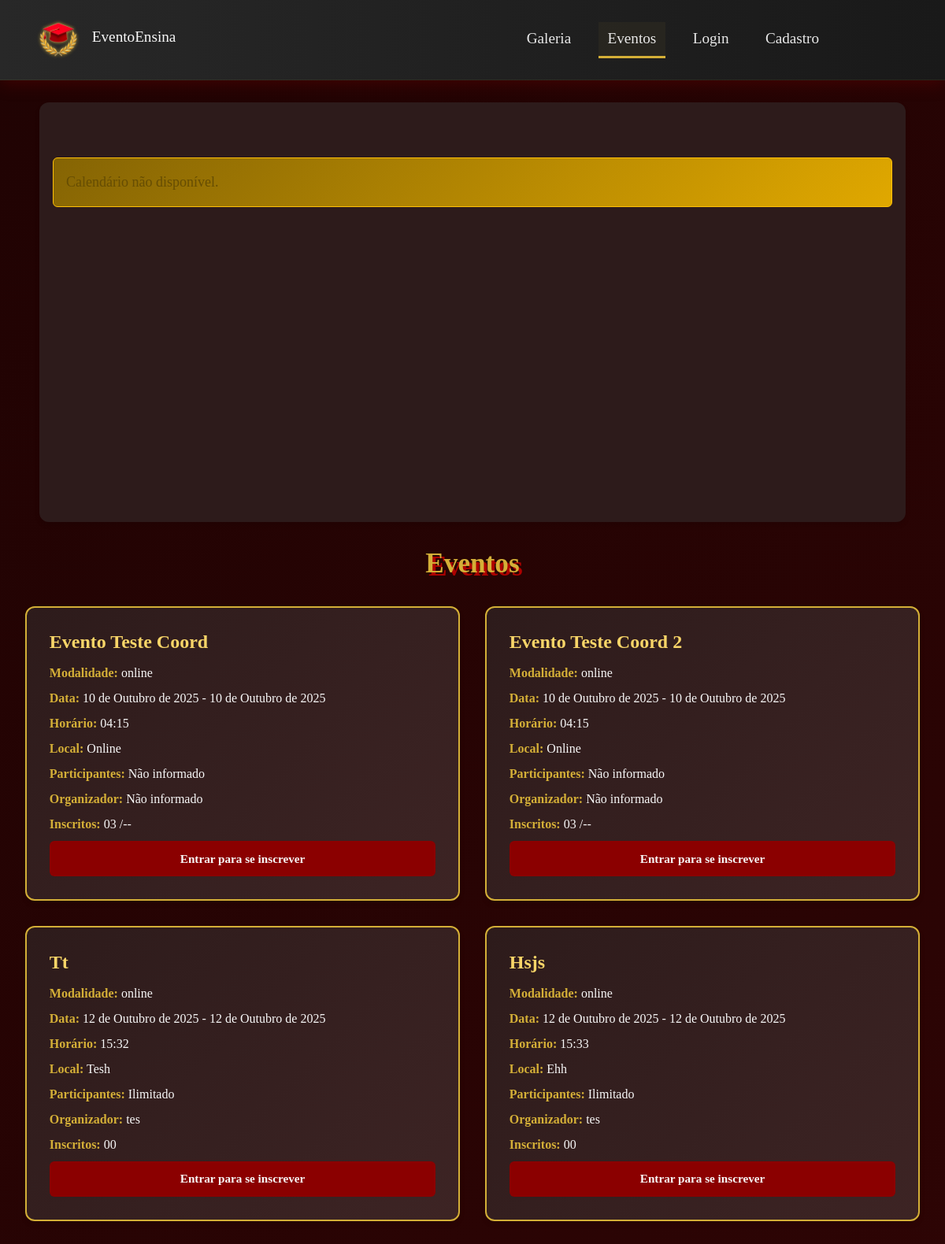
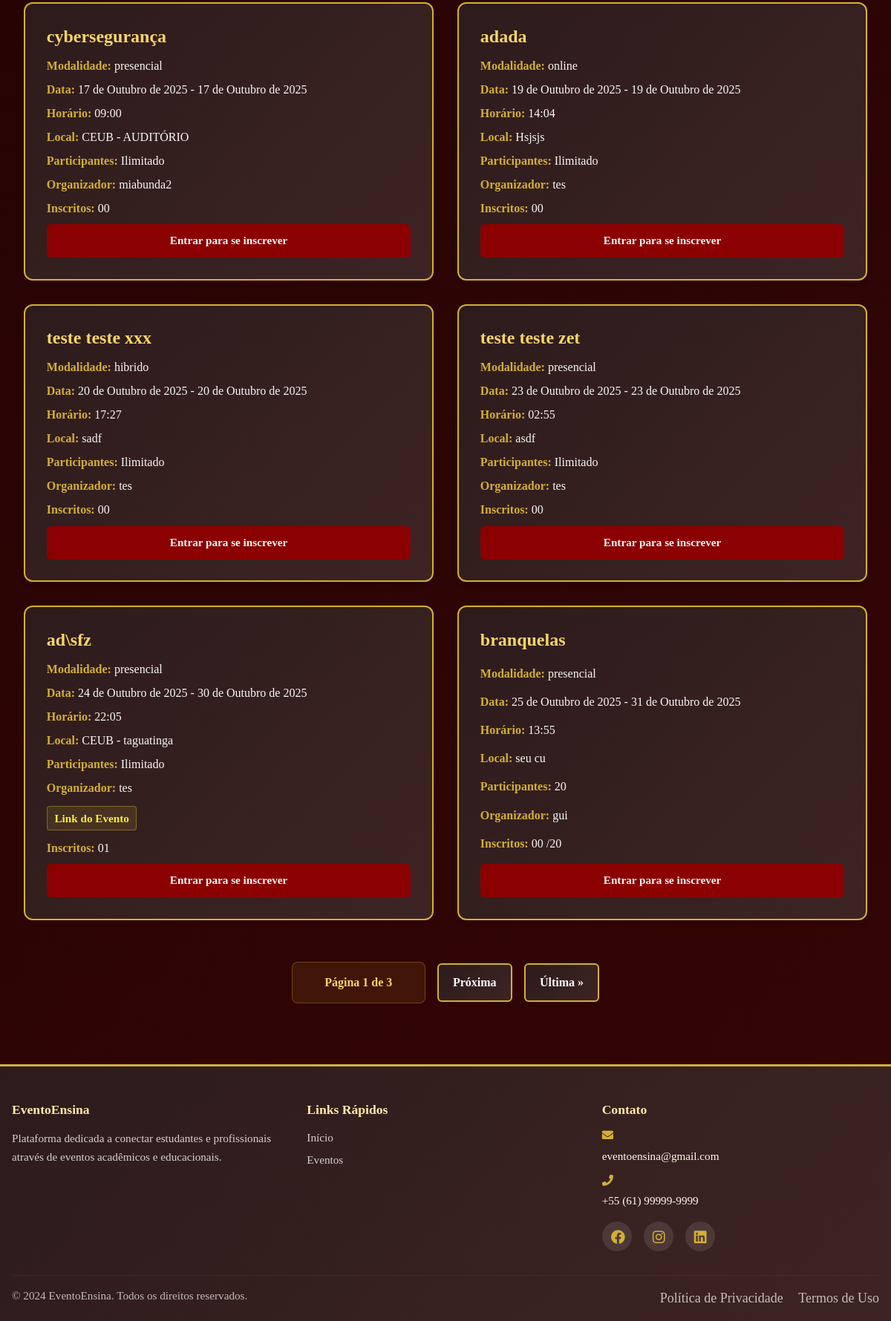
Page /eventos/ on the earlier database version (2 pictures, top to bottom).
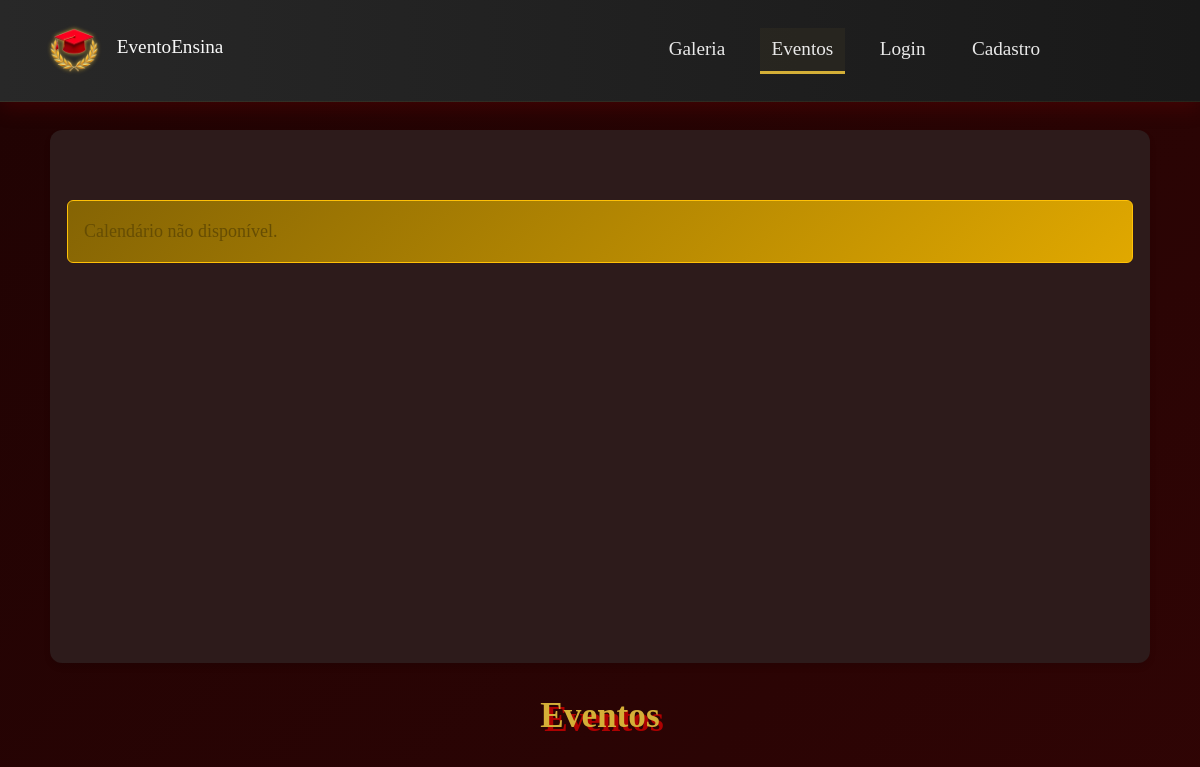
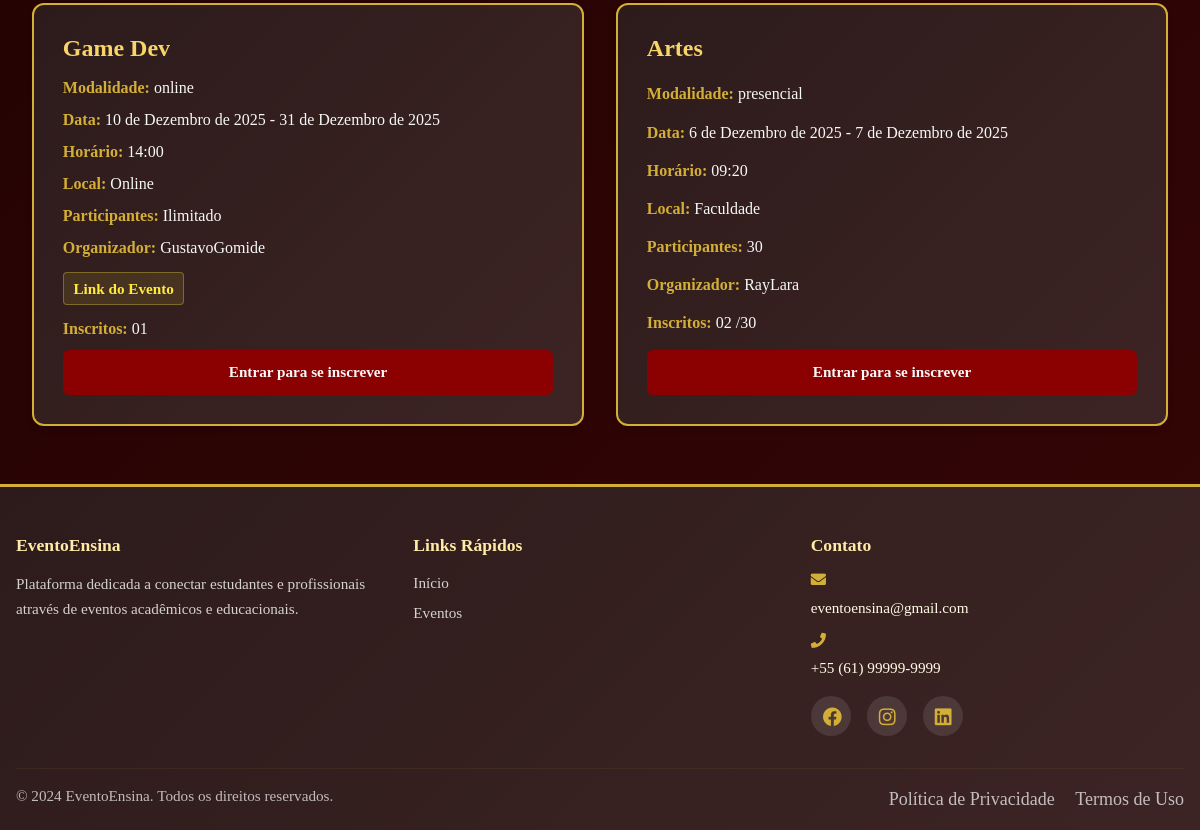
Same page on the later database version (2 pictures, top to bottom).
### eventos/models.py (models this page shows, shortened)
class Evento(models.Model):
    MODALIDADES = [
        ('online', 'Online'),
        ('presencial', 'Presencial'),
        ('hibrido', 'Híbrido'),
    ]
    titulo = models.CharField(max_length=200)
    tipo = models.ForeignKey(TipoEvento, on_delete=models.CASCADE)
    modalidade = models.CharField(max_length=10, choices=MODALIDADES)
    data_inicio = models.DateField()
    data_fim = models.DateField()
    horario = models.TimeField()
    local = models.CharField(max_length=200, blank=True, null=True)
    link = models.URLField(blank=True, null=True)
    quantidade_participantes = models.PositiveIntegerField(null=True, blank=True)
    sem_limites = models.BooleanField(default=False)
    organizador = models.CharField(max_length=200, null=True, blank=True)
    criador = dj_models.ForeignKey(
        'usuarios.Usuario',
        on_delete=dj_models.SET_NULL,
        null=True,
        blank=True,
        related_name='eventos_criados'
    )
    def evento_thumb_upload_to(instance, filename):
        """
        Define o caminho da imagem principal (thumb) do evento.
        Sempre substitui a anterior com nome fixo 'thumb.ext'.
        """
        date_str = instance.data_inicio.strftime('%Y_%m_%d') if instance.data_inicio else 'sem_data'
        slug = slugify(instance.titulo)
        ext = os.path.splitext(filename)[1]
        return f'eventos/{date_str}_{slug}/thumb{ext}'
    thumb = models.ImageField(upload_to=evento_thumb_upload_to, blank=True, null=True)
    descricao = models.TextField(blank=True, null=True)
    horas = models.DecimalField(max_digits=5, decimal_places=2, null=True, blank=True)
    gallery_slug = models.CharField(max_length=255, blank=True, null=True)
    finalizado = models.BooleanField(default=False)

### eventos/views.py (the view)
# urls.py: path('', views.lista_eventos, name='lista_eventos_root'),
def lista_eventos(request):
    usuario = get_current_usuario(request)
    todos_eventos = Evento.objects.all().order_by('finalizado', 'data_inicio')
    paginator = Paginator(todos_eventos, 10)
    page = request.GET.get('page', 1)
    try:
        eventos = paginator.page(page)
    except PageNotAnInteger:
        eventos = paginator.page(1)
    except EmptyPage:
        eventos = paginator.page(paginator.num_pages)
    usuario_inscricoes = []
    if usuario:
        usuario_inscricoes = list(InscricaoEvento.objects.filter(inscrito=usuario)
                                    .values_list('evento_id', flat=True))
    eventos_calendario = []
    for evento in todos_eventos:  # Agora só itera sobre eventos da página atual
        inscritos = evento.inscricaoevento_set.count()
        disponivel = (evento.sem_limites or (
            evento.quantidade_participantes and
            evento.quantidade_participantes > inscritos
        )) and evento.finalizado == False
        inscrito = usuario and evento.id in usuario_inscricoes
        horario_formatado = evento.horario.strftime('%H:%M') if evento.horario else ""
        evento_data = {
            'id': evento.id,
            'titulo': evento.titulo[:20],
            'data_inicio': evento.data_inicio.strftime('%Y-%m-%d'),
            'data_fim': evento.data_fim.strftime('%Y-%m-%d') if evento.data_fim else None,
            'disponivel': disponivel,
            'inscrito': inscrito,
            'horario': horario_formatado,
            'local': evento.local or 'Online',
            'criador_id': evento.criador.id if evento.criador else None,
        }
        eventos_calendario.append(evento_data)
    return render(request, 'eventos/inscrever_evento.html', {
        'eventos': eventos,                 # Para os CARDS (já paginado)
        'usuario': usuario,
        'usuario_inscricoes': usuario_inscricoes,
        'eventos_calendario': eventos_calendario, # Para o CALENDÁRIO
        'eventos_calendario_json': json.dumps(eventos_calendario, ensure_ascii=False),
    })

### usuarios/views.py (called while the page is built, shortened)
def get_current_usuario(request):
    usuario_id = request.session.get('usuario_id')
    if not usuario_id:
        return None
    try:
        return Usuario.objects.get(pk=usuario_id)
    except Usuario.DoesNotExist:
        return None

### eventos/templates/eventos/inscrever_evento.html (shortened to what this page needs)
{% extends 'base/base.html' %}
{% load static %}
{% block extra_css %}
<link rel="stylesheet" href="{% static 'css/lista_eventos.css' %}">
<link rel="stylesheet" href="{% static 'css/calendario.css' %}">
<link rel="stylesheet" href="{% static 'css/popup.css' %}">
<link href="https://cdnjs.cloudflare.com/ajax/libs/font-awesome/5.15.4/css/all.min.css" rel="stylesheet">
{% endblock %}
{% block content %}
<div class="calendar-section mb-4">
    <div class="calendar-nav">
    </div>
    <div id='calendar'></div>
</div>
<div class="eventos-container">
    <h1>Eventos</h1>
    {% if eventos %}
        <div class="eventos-grid" id="eventosGrid">
            {% for evento in eventos %}
                <div class="evento-card"
                     data-start="{{ evento.data_inicio }}"
                     data-end="{{ evento.data_fim|default:evento.data_inicio }}"
                     data-disponivel="{{ evento.disponivel|yesno:'true,false' }}">
                    <h2>{{ evento.titulo }}</h2>
                    <p><strong>Modalidade:</strong> {{ evento.modalidade }}</p>
                    <p><strong>Data:</strong> {{ evento.data_inicio }}{% if evento.data_fim %} - {{ evento.data_fim }}{% endif %}</p>
                    <p><strong>Horário:</strong> {{ evento.horario }}</p>
                    <p><strong>Local:</strong> {{ evento.local|default:"Online" }}</p>
                    <p><strong>Participantes:</strong>
                        {% if evento.sem_limites %}Ilimitado{% elif evento.quantidade_participantes %}{{ evento.quantidade_participantes }}{% else %}Não informado{% endif %}
                    </p>
                    <p><strong>Organizador:</strong> {{ evento.organizador|default:"Não informado" }}</p>
                    {% if evento.link %}<p><a href="{{ evento.link }}" target="_blank">Link do Evento</a></p>{% endif %}
                    <p><strong>Inscritos:</strong> {{ evento.inscricaoevento_set.count|stringformat:"02d" }}
                        {% if not evento.sem_limites and evento.quantidade_participantes %}/{{ evento.quantidade_participantes|stringformat:"02d" }}{% elif not evento.sem_limites %}/--{% endif %}
                    </p>
                    {% if usuario %}
                        <div class="evento-actions">
                            {% if evento.criador == usuario %}
                                <a href="{% url 'meus_eventos' %}?evento={{ evento.id }}" class="btn">Gerenciar Evento</a>
                                <a href="{% url 'galeria_evento' evento.id %}" class="btn">Ver Galeria do Evento</a>
                            {% else %}
                                {% if evento.id in usuario_inscricoes %}
                                    <a href="{% url 'detalhe_evento' evento.id %}" class="btn cancel">Cancelar Inscrição</a>
                                    <a href="{% url 'galeria_evento' evento.id %}" class="btn">Ver Galeria do Evento</a>
                                {% else %}
                                    <a href="{% url 'detalhe_evento' evento.id %}" class="btn inscr">Inscrever-se</a>
                                {% endif %}
                            {% endif %}
                        </div>
                    {% else %}
                        <a href="{% url 'login' %}" class="btn">Entrar para se inscrever</a>
                    {% endif %}
                </div>
            {% endfor %}
        </div>
        {% if eventos.has_other_pages %}
        <div class="paginacao">
            <span class="pagina-atual">
                Página {{ eventos.number }} de {{ eventos.paginator.num_pages }}
            </span>
            {% if eventos.has_next %}
                <a href="?page={{ eventos.next_page_number }}" class="pagina-link proxima">Próxima</a>
                <a href="?page={{ eventos.paginator.num_pages }}" class="pagina-link ultima">Última &raquo;</a>
            {% endif %}
        </div>
        {% endif %}
    {% else %}
        <p>Nenhum evento cadastrado.</p>
    {% endif %}
</div>
{% endblock %}

### instituicao_ensino/templates/base/base.html (shortened to what this page needs)
{% load static %}
<!DOCTYPE html>
<html lang="pt-br">
<head>
    <link rel="stylesheet" href="https://cdnjs.cloudflare.com/ajax/libs/font-awesome/6.6.0/css/all.min.css">
    <link href="https://cdn.jsdelivr.net/npm/bootstrap@5.3.2/dist/css/bootstrap.min.css" rel="stylesheet">
    <link rel="stylesheet" href="{% static 'styles/base.css' %}">
    <link rel="stylesheet" href="{% static 'styles/nav.css' %}">
    {% block extra_css %}{% endblock %}
</head>
<body>
    <nav class="navbar navbar-expand-lg navbar-dark bg-dark custom-navbar">
        <div class="container-fluid">
            <a class="navbar-brand" href="{% url 'main' %}">
                <img src="{% static 'favicon.png' %}" alt="Logo" width="32" height="32" class="d-inline-block">
                EventoEnsina
            </a>
            <div class="collapse navbar-collapse" id="navbarSupportedContent">
                <ul class="navbar-nav ms-auto mb-2 mb-lg-0">
                    {% for item in nav_right %}
                    <li class="nav-item">
                        {% if item.label == 'Criar Evento' %}
                            <a class="nav-link btn btn-cta" href="{{ item.url }}">{{ item.label }}</a>
                        {% else %}
                            <a class="nav-link" href="{{ item.url }}">{{ item.label }}</a>
                        {% endif %}
                    </li>
                    {% endfor %}
                </ul>
            </div>
        </div>
    </nav>
    <main>
        {% block content %}{% endblock %}
    </main>
    <footer class="custom-footer">
        <div class="container">
            <div class="row">
                <div class="col-md-4 footer-section">
                    <h5>EventoEnsina</h5>
                    <p>Plataforma dedicada a conectar estudantes e profissionais através de eventos acadêmicos e educacionais.</p>
                </div>
                <div class="col-md-4 footer-section">
                    <h5>Links Rápidos</h5>
                    <ul class="footer-links">
                        <li><a href="{% url 'main' %}">Início</a></li>
                        <li><a href="{% url 'lista_eventos' %}">Eventos</a></li>
                    </ul>
                </div>
                <div class="col-md-4 footer-section">
                    <h5>Contato</h5>
                    <div class="contact-info">
                        <p><i class="fas fa-envelope"></i> <a href="mailto:eventoensina@gmail.com" target="_blank" rel="noopener noreferrer">eventoensina@gmail.com</a></p>
                        <p><i class="fas fa-phone"></i> <a href="https://wa.me/5561999999999" target="_blank" rel="noopener noreferrer">+55 (61) 99999-9999</a></p>
                        <div class="social-links">
                            <a href="https://www.facebook.com/" target="_blank" class="social-link"><i class="fab fa-facebook"></i></a>
                            <a href="https://www.instagram.com/" target="_blank" class="social-link"><i class="fab fa-instagram"></i></a>
                            <a href="https://www.linkedin.com/" target="_blank" class="social-link"><i class="fab fa-linkedin"></i></a>
                        </div>
                    </div>
                </div>
            </div>
            <div class="footer-bottom">
                <hr>
                <div class="row">
                    <div class="col-md-6">
                        <p>&copy; 2024 EventoEnsina. Todos os direitos reservados.</p>
                    </div>
                    <div class="col-md-6 text-md-end">
                        <a href="{% url 'politica_privacidade' %}" target="_blank" class="footer-link">Política de Privacidade</a>
                        <a href="{% url 'termos_uso' %}" target="_blank" class="footer-link">Termos de Uso</a>
                    </div>
                </div>
            </div>
        </div>
    </footer>
</body>
</html>

### static/styles/base.css (style rules this page uses)
* { margin: 0; padding: 0; box-sizing: border-box; }
:root { --primary-gold: #d4af37; --primary-gold-dark: #b8941f; --primary-orange: #ff7f16; --success-green: #28a745; --danger-red: #dc3545; --background-base-dark: #200303; --background-base-medium: #350505; --background-card: linear-gradient(135deg, #2d1b1b 0%, #3d2424 100%); --background-card-hover: linear-gradient(135deg, #3d2424 0%, #4d2c2c 100%); --text-light: #fff7d9; --text-brighter: #fffbe6; --text-heading: #ffeaa7; --text-muted: #ff7f16; --border-color: #d4af37; --card-shadow: 0 4px 6px rgba(0, 0, 0, 0.3); --card-shadow-hover: 0 6px 12px rgba(212, 175, 55, 0.2); }
body { font-family: 'Georgia', 'Times New Roman', serif; background: linear-gradient(135deg, var(--background-base-dark) 0%, var(--background-base-medium) 100%) no-repeat fixed; color: var(--text-light); min-height: 100vh; line-height: 1.6; font-size: 18px; display: flex; flex-direction: column; }
main { padding: 1rem; max-width: 1200px; margin: 0 auto; flex: 1; width: 100%; }
h1, h2, h3, h4, h5 { color: var(--text-heading); margin-bottom: 0.5rem; }
h1 { font-size: 2rem; }
h2 { font-size: 1.5rem; }
h5 { font-size: 1.1rem; }
p, li, label { color: var(--text-light); font-size: 0.95rem; line-height: 1.4; }
a, .btn { color: var(--text-brighter); text-decoration: none; }
.btn { padding: 0.6rem 1rem; margin-top: 5px; background: #8b0000; color: #f8f8f8; text-align: center; text-decoration: none; border-radius: 6px; font-weight: 600; transition: all 0.3s ease; font-size: 0.9rem; min-height: 40px; display: flex; align-items: center; justify-content: center; border: 2px solid transparent; }
.custom-footer { background: linear-gradient(135deg, #2d1b1b 0%, #3d2424 100%); color: var(--text-light); padding: 3rem 0 1rem; margin-top: 10px; border-top: 3px solid var(--primary-gold); width: 100%; }
.footer-section h5 { color: var(--text-heading); font-weight: 700; margin-bottom: 1rem; font-size: 1.1rem; }
.footer-section p { color: rgba(255, 255, 255, 0.8); line-height: 1.6; margin-bottom: 1rem; }
.footer-links { list-style: none; padding: 0; margin: 0; }
.footer-links li { margin-bottom: 0.5rem; }
.footer-links a { color: rgba(255, 255, 255, 0.8); text-decoration: none; transition: color 0.3s ease; display: flex; align-items: center; gap: 0.5rem; }
.contact-info p { display: grid; align-items: self-start; gap: 0.5rem; margin-bottom: 0.8rem; }
.contact-info i { color: var(--primary-gold); width: 16px; }
.social-links { display: flex; gap: 1rem; margin-top: 1rem; }
.social-link { color: rgba(255, 255, 255, 0.8); font-size: 1.2rem; transition: all 0.3s ease; padding: 0.5rem; border-radius: 50%; background: rgba(255, 255, 255, 0.1); width: 40px; height: 40px; display: flex; align-items: center; justify-content: center; }
.footer-bottom { margin-top: 2rem; }
.footer-bottom hr { border-color: rgba(212, 175, 55, 0.3); margin: 2rem 0 1rem; }
.footer-bottom p { color: rgba(255, 255, 255, 0.7); margin: 0; }
.footer-link { color: rgba(255, 255, 255, 0.7); text-decoration: none; margin-left: 1rem; transition: color 0.3s ease; }
.mb-2 { margin-bottom: 1rem; }
.mb-4 { margin-bottom: 2rem; }
.container { max-width: 1200px; margin: 0 auto; padding: 0 1rem; }
html, body { height: 100%; }

### eventos/static/css/calendario.css (style rules this page uses)
:root { --primary-gold: #d4af37; --primary-gold-dark: #b8941f; --success-green: #28a745; --danger-red: #dc3545; --background-dark: #2d2d2d; --background-medium: #3d3d3d; --text-light: #ffffff; --text-muted: #cccccc; }
.calendar-section { margin: 10px auto; max-width: 100%; padding: 10px; background: var(--background-dark); border-radius: 12px; box-shadow: 0 4px 6px rgba(0, 0, 0, 0.1); height: auto; min-height: 380px; }
.calendar-nav { display: flex; align-items: center; justify-content: space-between; margin-bottom: 8px; flex-wrap: wrap; gap: 6px; height: auto; min-height: 45px; }
#calendar { border-radius: 8px; overflow: hidden; height: 420px !important; }
@media screen and (min-width: 1024px) { .calendar-section { max-width: 1100px; padding: 15px; margin: 12px auto; min-height: 500px; } }
@media screen and (min-width: 1024px) { #calendar { min-height: 450px; max-height: 460px; padding: 2px; } }

Differences in the rows shown:
removed Evento: titulo "Evento Teste Coord", modalidade "online", data_inicio "10 de Outubro de 2025", data_fim "10 de Outubro de 2025", horario "04:15", local "Online", sem_limites "Não informado", organizador "Não informado", inscricaoevento_set.count "03"
removed Evento: titulo "Evento Teste Coord 2", modalidade "online", data_inicio "10 de Outubro de 2025", data_fim "10 de Outubro de 2025", horario "04:15", local "Online", sem_limites "Não informado", organizador "Não informado", inscricaoevento_set.count "03"
removed Evento: titulo "Tt", modalidade "online", data_inicio "12 de Outubro de 2025", data_fim "12 de Outubro de 2025", horario "15:32", local "Tesh", sem_limites "Ilimitado", organizador "tes", inscricaoevento_set.count "00"
removed Evento: titulo "Hsjs", modalidade "online", data_inicio "12 de Outubro de 2025", data_fim "12 de Outubro de 2025", horario "15:33", local "Ehh", sem_limites "Ilimitado", organizador "tes", inscricaoevento_set.count "00"
removed Evento: titulo "cybersegurança", modalidade "presencial", data_inicio "17 de Outubro de 2025", data_fim "17 de Outubro de 2025", horario "09:00", local "CEUB - AUDITÓRIO", sem_limites "Ilimitado", organizador "miabunda2", inscricaoevento_set.count "00"
removed Evento: titulo "adada", modalidade "online", data_inicio "19 de Outubro de 2025", data_fim "19 de Outubro de 2025", horario "14:04", local "Hsjsjs", sem_limites "Ilimitado", organizador "tes", inscricaoevento_set.count "00"
removed Evento: titulo "teste teste xxx", modalidade "hibrido", data_inicio "20 de Outubro de 2025", data_fim "20 de Outubro de 2025", horario "17:27", local "sadf", sem_limites "Ilimitado", organizador "tes", inscricaoevento_set.count "00"
removed Evento: titulo "teste teste zet", modalidade "presencial", data_inicio "23 de Outubro de 2025", data_fim "23 de Outubro de 2025", horario "02:55", local "asdf", sem_limites "Ilimitado", organizador "tes", inscricaoevento_set.count "00"
removed Evento: titulo "ad\\sfz", modalidade "presencial", data_inicio "24 de Outubro de 2025", data_fim "30 de Outubro de 2025", horario "22:05", local "CEUB - taguatinga", sem_limites "Ilimitado", organizador "tes", inscricaoevento_set.count "01"
removed Evento: titulo "branquelas", modalidade "presencial", data_inicio "25 de Outubro de 2025", data_fim "31 de Outubro de 2025", horario "13:55", local "seu cu", quantidade_participantes "20", organizador "gui", inscricaoevento_set.count "00"
added Evento: titulo "Game Dev", modalidade "online", data_inicio "10 de Dezembro de 2025", data_fim "31 de Dezembro de 2025", horario "14:00", local "Online", sem_limites "Ilimitado", organizador "GustavoGomide", inscricaoevento_set.count "01"
added Evento: titulo "Artes", modalidade "presencial", data_inicio "6 de Dezembro de 2025", data_fim "7 de Dezembro de 2025", horario "09:20", local "Faculdade", quantidade_participantes "30", organizador "RayLara", inscricaoevento_set.count "02"
Other differences:
{{ eventos.number }}: "1" → (not shown)
{{ eventos.paginator.num_pages }}: "3" → (not shown)
text no longer shown: "Página de Próxima Última »"
